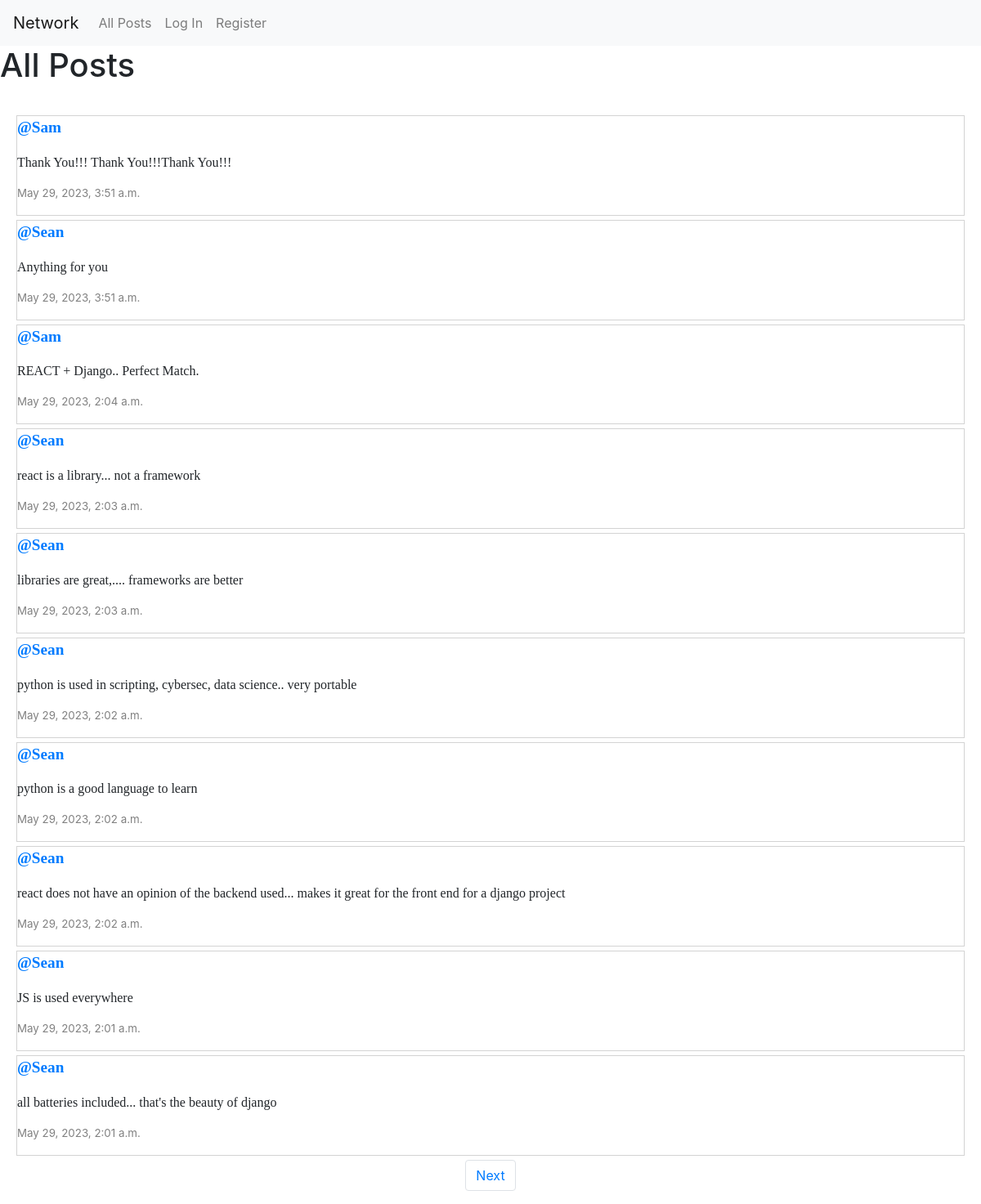
The page / on the database its author committed.
### network/models.py (models this page shows, shortened)
class Post(models.Model):
    message = models.CharField(max_length=200)
    user = models.ForeignKey(
        User, on_delete=models.CASCADE, related_name="author")
    date_posted = models.DateTimeField(auto_now_add=True)

class User(AbstractUser):
    pass

### network/views.py (the view)
# urls.py: path("", views.index, name="index"),
def index(request):
    all_posts = Post.objects.all().order_by("id").reverse()
    paginator = Paginator(all_posts, 10)
    page_number = request.GET.get("page")
    posts_on_page = paginator.get_page(page_number)
    all_likes = Like.objects.all()
    post_liked = []
    try:
        for like in all_likes:
            if like.user.id == request.user.id:
                post_liked.append(like.post.id)
    except:
        post_liked = []
    context = {
        "all_posts": all_posts,
        "posts_on_page": posts_on_page,
        "post_liked": post_liked
    }
    return render(request, "network/index.html", context)

### network/templates/network/index.html (shortened to what this page needs)
{% extends "network/layout.html" %}
{% block body %}
<h1>All Posts</h1><br/>
<div class="all-posts">
  {% for post in posts_on_page %}
    <div class="post">
      <p class="stand-out">
        <a href="{% url 'profile' post.user.id %}">
          @{{post.user.username|title}}
        </a>
      </p>
      <p class="message" id="message_{{post.id}}">{{post.message}}</p>
      <p class="date">{{post.date_posted}}</p>
    </div>
  {% endfor %}
</div>
<nav aria-label="Page navigation example">
  <ul class="pagination d-flex justify-content-center">
    {% if posts_on_page.has_next %}
      <li class="page-item"><a class="page-link" href="?page={{ posts_on_page.next_page_number }}">Next</a></li>
    {% endif %}
  </ul>
</nav>
{% endblock %}

### network/templates/network/layout.html (shortened to what this page needs)
{% load static %}
<!DOCTYPE html>
<html lang="en">
    <head>
        <link rel="stylesheet" href="https://stackpath.bootstrapcdn.com/bootstrap/4.4.1/css/bootstrap.min.css">
        <link rel="stylesheet" href="https://cdnjs.cloudflare.com/ajax/libs/font-awesome/4.7.0/css/font-awesome.min.css">
        <link href="{% static 'network/styles.css' %}" rel="stylesheet">
    </head>
    <body>
        <nav class="navbar navbar-expand-lg navbar-light bg-light">
            <a class="navbar-brand" href="{% url 'index' %}">Network</a>
            <div>
              <ul class="navbar-nav mr-auto">
                <li class="nav-item">
                  <a class="nav-link" href="{% url 'index' %}">All Posts</a>
                </li>
                {% if user.is_authenticated %}
                    <li class="nav-item">
                        <a class="nav-link" href="{% url 'following' %}">Following</a>
                    </li>
                    <li class="nav-item">
                        <a class="nav-link" href="{% url 'logout' %}">Log Out</a>
                    </li>
                {% else %}
                    <li class="nav-item">
                        <a class="nav-link" href="{% url 'login' %}">Log In</a>
                    </li>
                    <li class="nav-item">
                        <a class="nav-link" href="{% url 'register' %}">Register</a>
                    </li>
                {% endif %}
              </ul>
            </div>
          </nav>
        <div class="body">
            {% block body %}
            {% endblock %}
        </div>
    </body>
</html>

### network/static/network/styles.css (style rules this page uses)
.stand-out { font-family: Cambria, Cochin, Georgia, Times, 'Times New Roman', serif; font-size: larger; font-weight: bolder; color: blue; }
.message { font-family: cursive; font-size: medium; }
.date { color: grey; font-size: smaller; }
.post { display: flex; flex-direction: column; justify-content: flex-start; margin: 5px 20px; border: 0.5px solid lightgrey; box-sizing: border-box; }

### rows shown on the page
Post: user.username "Sam", message "Thank You!!! Thank You!!!Thank You!!!", date_posted "May 29, 2023, 3:51 a.m."
Post: user.username "Sean", message "Anything for you", date_posted "May 29, 2023, 3:51 a.m."
Post: user.username "Sam", message "REACT + Django.. Perfect Match.", date_posted "May 29, 2023, 2:04 a.m."
Post: user.username "Sean", message "react is a library... not a framework", date_posted "May 29, 2023, 2:03 a.m."
Post: user.username "Sean", message "libraries are great,.... frameworks are better", date_posted "May 29, 2023, 2:03 a.m."
Post: user.username "Sean", message "python is used in scripting, cybersec, data science.. very portable", date_posted "May 29, 2023, 2:02 a.m."
Post: user.username "Sean", message "python is a good language to learn", date_posted "May 29, 2023, 2:02 a.m."
Post: user.username "Sean", message "react does not have an opinion of the backend used... makes it great for the front end for a django project", date_posted "May 29, 2023, 2:02 a.m."
Post: user.username "Sean", message "JS is used everywhere", date_posted "May 29, 2023, 2:01 a.m."
Post: user.username "Sean", message "all batteries included... that's the beauty of django", date_posted "May 29, 2023, 2:01 a.m."
